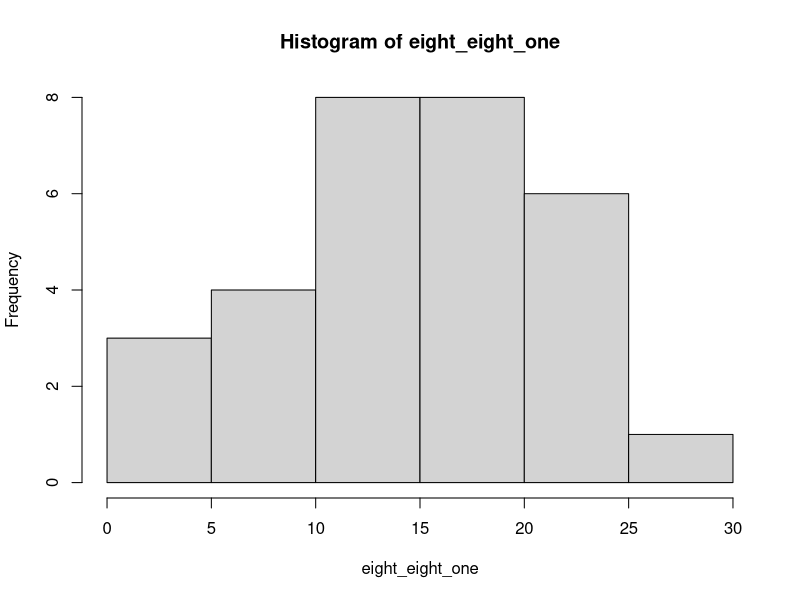
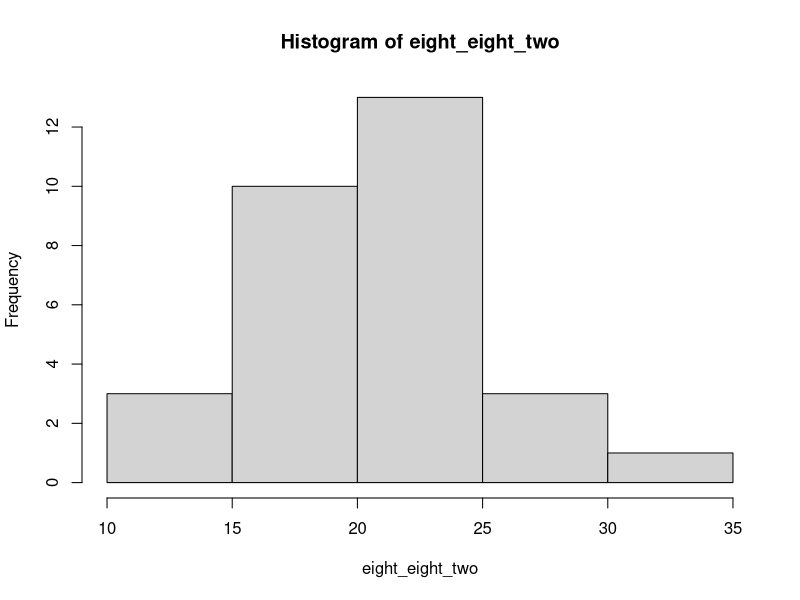
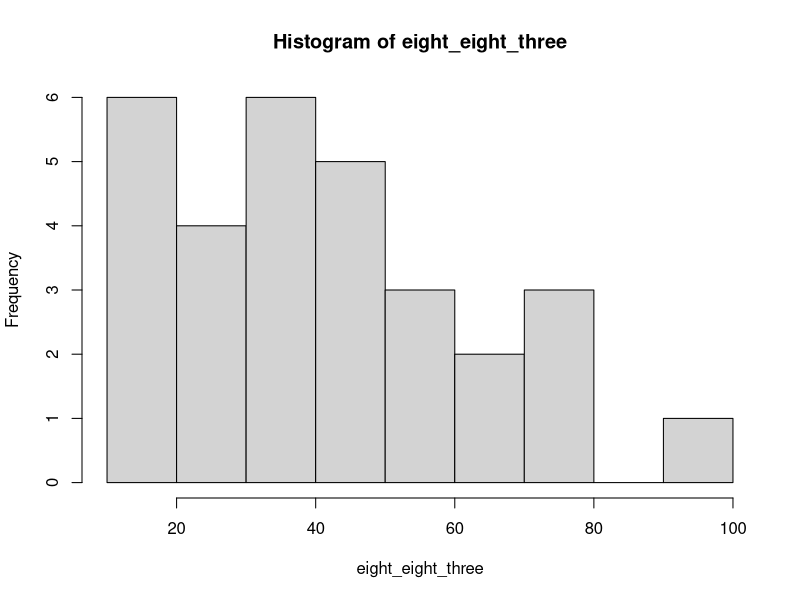

R code for these plots, in order:
## ---- chunk 1
eight_eight_one <- c(19,24,12,19,18,24,8,5,9,20,13,11,1,12,11,10,22,21,7,16,15,15,26,16,1,13,21,21,20,19)
eight_eight_two <- c(17,24,21,22,26,22,19,21,23,11,19,14,23,25,26,15,17,26,21,18,19,21,24,18,16,20,21,20,23,33)
eight_eight_three <- c(56,52,13,34,33,18,44,41,48,75,24,19,35,27,46,62,71,24,66,94,40,18,15,39,53,23,41,78,15,35)
## ---- chunk 2
hist(eight_eight_one)
## ---- chunk 3
hist(eight_eight_two)
## ---- chunk 4
hist(eight_eight_three)
## ---- chunk 5
summary(eight_eight_one)
## ---- chunk 6
summary(eight_eight_two)
## ---- chunk 7
summary(eight_eight_three)
